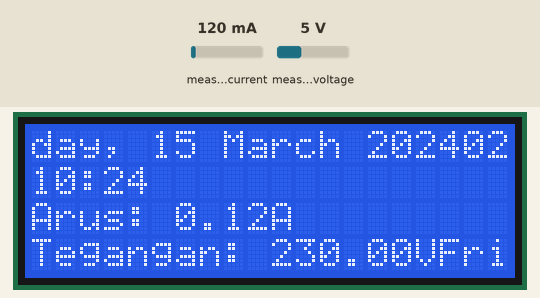
This sketch was run on a simulated ESP8266 (NodeMCU). On the bench: 20×4 character LCD. The inputs (shaded band) are chosen by the test bench; at power-on: measured current 120 mA, measured voltage 5 V. WiFi joins after 1.5 s; servers stay silent unless stated; the local clock reads 2024-03-15 10:24:30 at power-on unless the sketch sets it; the Firebase database answers and starts empty; what the sketch prints to the serial monitor is not drawn.

Above: at 3.0 s.
3.1 s: measured current set to 40 mA
At 3.9 s:
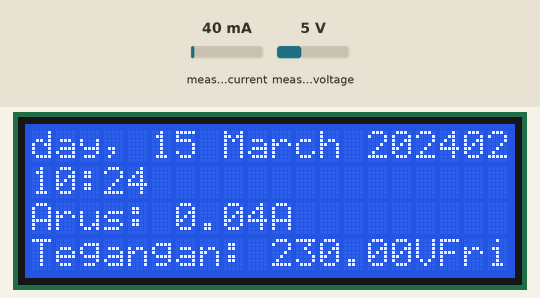
4.8 s: measured voltage set to 0.3 V
At 5.7 s:
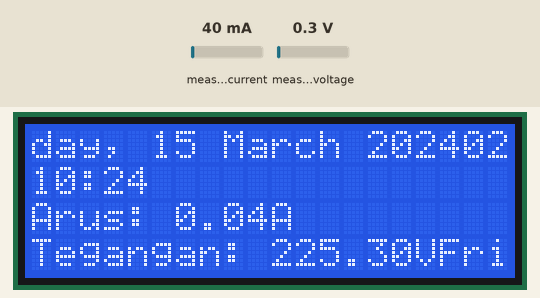
6.4 s: measured current set to 500 mA
At 7.2 s:
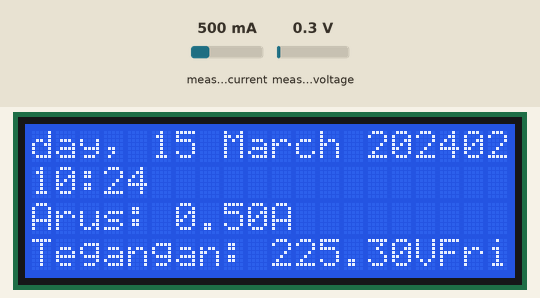
8.1 s: measured voltage set to 3.8 V
At 8.9 s:
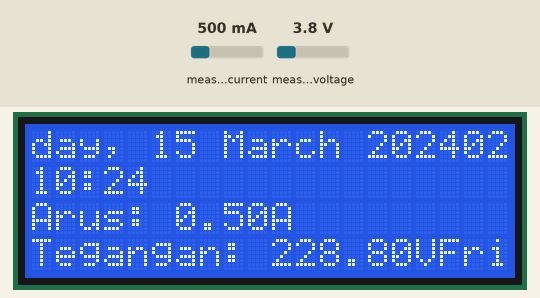
9.6 s: measured current set to 1000 mA
At 10.7 s:
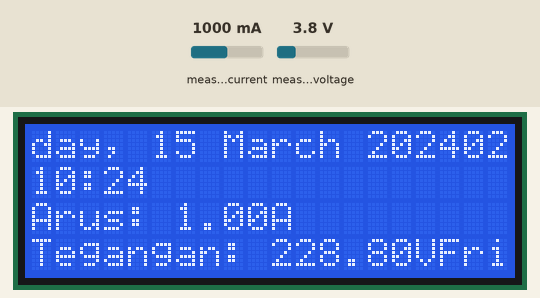
11.2 s: measured voltage set to 7.5 V
At 12.2 s:
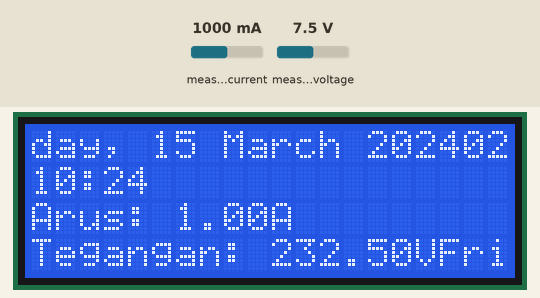
Timing chart, 0 to 14.2 s (numbered marks = the images above; inputs shaded):
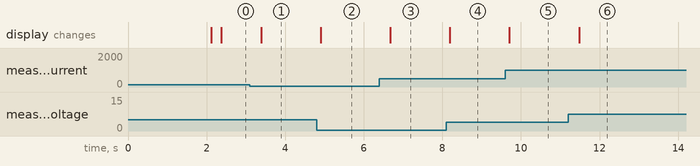

The sketch:

Tubes_PSE.ino
```cpp
#if defined(ESP32)
#include <WiFi.h>
#elif defined(ESP8266)
#include <ESP8266WiFi.h>
#endif
#include <Firebase_ESP_Client.h>
#include "EmonLib.h"
#include "time.h"
#include "ThingSpeak.h"
#include <addons/TokenHelper.h>
#include <addons/RTDBHelper.h>
#include <Wire.h>
#include <LiquidCrystal_I2C.h>

//thingspeak
#define SECRET_CH_ID 1806610      // replace 0000000 with your channel number
#define SECRET_WRITE_APIKEY "P91FN4Z8U0W3PR4L"   // replace XYZ with your channel write API Key
#define WIFI_SSID "Blynk"
#define WIFI_PASSWORD "D*n*ng*l"

//firebase
#define API_KEY "AIzaSyCxeYNGg0JktGUM9vARwmdYAe1qZRDYTuQ"
#define DATABASE_URL "https://proyek-pse-genap-default-rtdb.asia-southeast1.firebasedatabase.app/"
#define USER_EMAIL "D*n*ng*ldi7@gm*il.com"
#define USER_PASSWORD "******" //ganti dengan password anda

EnergyMonitor emon1;
WiFiClient  client;
LiquidCrystal_I2C lcd = LiquidCrystal_I2C(0x27, 20, 4);
unsigned long myChannelNumber = SECRET_CH_ID;
const char * myWriteAPIKey = SECRET_WRITE_APIKEY;
const char* ntpServer = "pool.ntp.org";
const long  gmtOffset_sec = 0;
const int   daylightOffset_sec = 3600 * 7;
unsigned long sendDataPrevMillis = 0;
float totalIDR = 0;
float totalKWH = 0;

FirebaseData fbdo;
FirebaseAuth auth;
FirebaseConfig config;
struct Data
{
  float totalCostPerSecond;
  float totalInKiloWatts;
};

void setup()
{
  Serial.begin(115200);
  emon1.voltage(34, 234.26, 1.7);  //input pin, calibration, phase_shift, default 234.26
  emon1.current(35, 27.775);       // input pin, calibration.
  lcd.begin();
  lcd.clear();
  WiFi.begin(WIFI_SSID, WIFI_PASSWORD);
  Serial.print("Connecting to Wi-Fi");
  while (WiFi.status() != WL_CONNECTED)
  {
    Serial.print("..");
    delay(300);
  }
  Serial.println();
  Serial.print("Connected with IP: ");
  Serial.println(WiFi.localIP());
  Serial.println();

  // Init and get the time
  configTime(gmtOffset_sec, daylightOffset_sec, ntpServer);
  printLocalTime();

  Serial.printf("Firebase Client v%s\n\n", FIREBASE_CLIENT_VERSION);
  config.api_key = API_KEY;
  config.database_url = DATABASE_URL;
  config.token_status_callback = tokenStatusCallback; // see addons/TokenHelper.h
  auth.user.email = USER_EMAIL;
  auth.user.password = USER_PASSWORD;

  //membaca data harga di firebase
  Firebase.begin(&config, &auth);
  Firebase.RTDB.getFloat(&fbdo, "/Pengeluaran/harga");
  totalIDR = fbdo.floatData();
  Serial.print("Pengeluaran rupiah:");
  Serial.println(totalIDR);

  //membaca data pengeluaran meteran di firebase
  Firebase.RTDB.getFloat(&fbdo, "/Pengeluaran/meteran");
  totalKWH = fbdo.floatData();
  Serial.print("Pengeluaran meteran:");
  Serial.println(totalKWH);

  //disconnect WiFi as it's no longer needed
  Firebase.reconnectWiFi(true);

  //thingspeak
  WiFi.mode(WIFI_STA);
  ThingSpeak.begin(client);  // Initialize ThingSpeak
}
void loop()
{
  emon1.calcVI(20, 2000);        // Calculate all. No.of half wavelengths (crossings), time-out
  float irms = emon1.Irms;// * 0.327398;
  //float irms = Irms1 - 0.22583;
  float supplyVoltage   = emon1.Vrms;             //extract Vrms into Variable
  if (supplyVoltage <= 80 || supplyVoltage >= 300)
  {
    supplyVoltage = 0.0;
  }
  Serial.println(irms);
  //Serial.println(supplyVoltage);
  printLocalTime();
  struct tm timeinfo;
  if (!getLocalTime(&timeinfo))
  {
    Serial.println("Failed to obtain time");
    return;
  }
  char timeDay[10];
  strftime(timeDay, 10, "%A", &timeinfo);
  char timeHour[3];
  strftime(timeHour, 3, "%H", &timeinfo);
  char timeMinute[3];
  strftime(timeMinute, 3, "%M", &timeinfo);
  char timeSecond[3];
  strftime(timeSecond, 3, "%S", &timeinfo);
  char timeDate[3];
  strftime(timeDate, 3, "%d", &timeinfo);
  char timeMonth[15];
  strftime(timeMonth, 15, "%B", &timeinfo);
  char timeYear[5];
  strftime(timeYear, 5, "%Y", &timeinfo);
  String kalender = String() + timeDay + ", " + timeDate + " " + timeMonth + " " + timeYear;
  String waktu = String() + timeHour + ":" + timeMinute;

  //tampil waktu
  if ((timeinfo.tm_mday == 28) && (timeinfo.tm_hour == 23) && ( timeinfo.tm_min == 0) && (timeinfo.tm_sec <= 10))
  {
    totalIDR = 0; //mereset pengeluaran
    totalKWH = 0; //mereset meteraan
  }

  lcd.print(kalender);
  lcd.setCursor(0, 1); lcd.print(waktu);
  lcd.setCursor(0, 2); lcd.print("Arus: "); lcd.print(irms); lcd.print("A");
  lcd.setCursor(0, 3); lcd.print("Tegangan: "); lcd.print(supplyVoltage); lcd.print("V");

  float S = supplyVoltage * irms; //VA
  float P = S * 0.8; //Watt
  float Q = sqrt(((S * S) - (P * P))); //VAR
  float pf = P / S; //power faktor

  Data RoC = costElectricityCounter(P);
  totalIDR = totalIDR + RoC.totalCostPerSecond;
  totalKWH = totalKWH + RoC.totalInKiloWatts;
  ThingSpeak.setField(4, totalKWH);
  ThingSpeak.setField(5, totalIDR);
  ThingSpeak.setField(6, irms);
  ThingSpeak.setField(7, supplyVoltage);

//    if (Firebase.ready() && (millis() - sendDataPrevMillis > 5000 || sendDataPrevMillis == 0))
//    {
//      sendDataPrevMillis = millis();
//      FirebaseJson json;
//      json.add("harga", totalIDR);
//      json.add("meteran", totalKWH);
//      json.add("arus", irms);
//      json.add("tegangan", supplyVoltage);
//      json.add("daya_aktif", P);
//      json.add("kalender", kalender);
//      json.add("waktu", waktu);
//      Serial.printf("Set json... %s\n", Firebase.RTDB.setJSON(&fbdo, "/Pengeluaran", &json) ? "ok" : fbdo.errorReason().c_str());
//      ThingSpeak.writeFields(myChannelNumber, myWriteAPIKey);
//    }
}
Data costElectricityCounter(float watts)
{
  /*KWH = (wattxjam):1000
    BIAYA = KWH x 1444.7*/

  float hour = 1;
  float hourInSeconds = 3600;
  float totalWattPerSecond = watts * (hour / hourInSeconds); // watt * second
  float totalInKiloWatts = totalWattPerSecond / 1000; // watt : kilowatt
  float totalCostPerSecond = totalInKiloWatts * 1444.70; // cost per 1 kwh
  Data result;

  result.totalCostPerSecond = totalCostPerSecond;
  result.totalInKiloWatts = totalInKiloWatts;
  return result;
}
void printLocalTime()
{
  struct tm timeinfo;
  if (!getLocalTime(&timeinfo))
  {
    Serial.println("Failed to obtain time");
    return;
  }
}
```

Measured:
- after the input at 3.1 s, the display: changes after 0.29 s (image 1)
- after the input at 4.8 s, the display: changes after 0.10 s (image 2)
- after the input at 6.4 s, the display: changes after 0.27 s (image 3)
- after the input at 8.1 s, the display: changes after 0.09 s (image 4)
- after the input at 9.6 s, the display: changes after 0.11 s (image 5)
- after the input at 11.2 s, the display: changes after 0.28 s (image 6)
